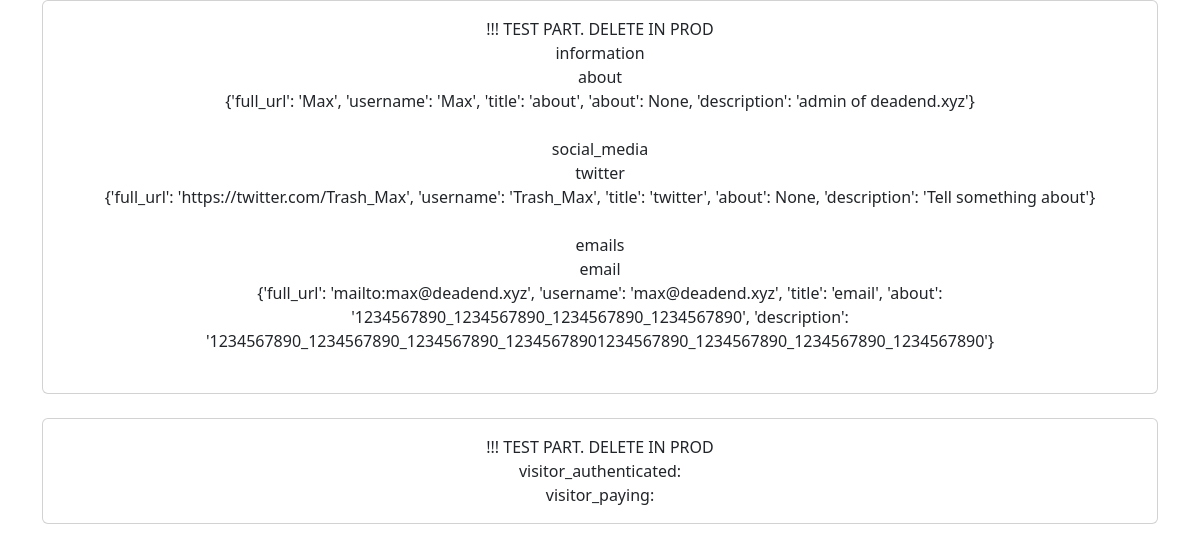
The app's page /api2/hpfawksic/ with its own data.
### app/models/links.py (models this page shows, shortened)
class SocialNetwork():
    id = db.Column(db.Integer, primary_key=True)
    username = db.Column(db.String(160))
    about = db.Column(db.String(32))
    network_name = db.Column(db.String(16))
    description = db.Column(db.String(255))
    def get_title(self):
        return self.network_name

class About(db.Model, SocialNetwork):
    links_id = db.Column(db.Integer, db.ForeignKey('links.id'))
    def __repr__(self) -> str:
        return f'<(about) User name: {self.username}>'

class Twitter(db.Model, SocialNetwork):
    links_id = db.Column(db.Integer, db.ForeignKey('links.id'))
    def __repr__(self) -> str:
        return f'<Twitter username: {self.username}>'

class Email(db.Model, SocialNetwork):
    links_id = db.Column(db.Integer, db.ForeignKey('links.id'))
    def __repr__(self) -> str:
        return f'<E-mail adress: {self.username}>'

### app/api2/routes.py (the view)
@bp.route('/<unique_link>/')
def short_list_of_links(unique_link):
    links_data = collect_links_data(unique_link)
    return render_template('api2/api2.html',
                           links_data=links_data,
                           )

### app/templates/api2/api2.html (shortened to what this page needs)
{% extends "base.html" %}
{% block content %}
<div class="card text-center">
  <div class="card-body">
    !!! TEST PART. DELETE IN PROD <br>
    {% for keys, data in links_data.items() %}
      {{ keys }} <br>
      {% for key, link in data.items() %}
      {{ key }} <br> {{ link }} <br>
      {% endfor %}
      <br>
    {% endfor %}
  </div>
</div>
<div class="card text-center">
  <div class="card-body">
    !!! TEST PART. DELETE IN PROD <br>
    visitor_authenticated: {{ visitor_authenticated }} <br>
    visitor_paying: {{ visitor_paying }} <br>
  </div>
</div>
{% endblock %}

### records on screen
About: network_name "about", link "{'full_url': 'Max', 'username': 'Max', 'title': 'about', 'about': None, 'description': 'admin of deadend.xyz'}"
Twitter: network_name "twitter", link "{'full_url': 'https://twitter.com/Trash_Max', 'username': 'Trash_Max', 'title': 'twitter', 'about': None, 'description': 'Tell something about'}"
Email: network_name "email", link "{'full_url': 'mailto:max@deadend.xyz', 'username': 'max@deadend.xyz', 'title': 'email', 'about': '1234567890_1234567890_1234567890_1234567890', 'description': '1234567890_1234567890_1234567890_12345678901234567890_1234567890_1234567890_1234567890'}"

### other values on screen
{{ keys }} "information" "social_media" "emails"
